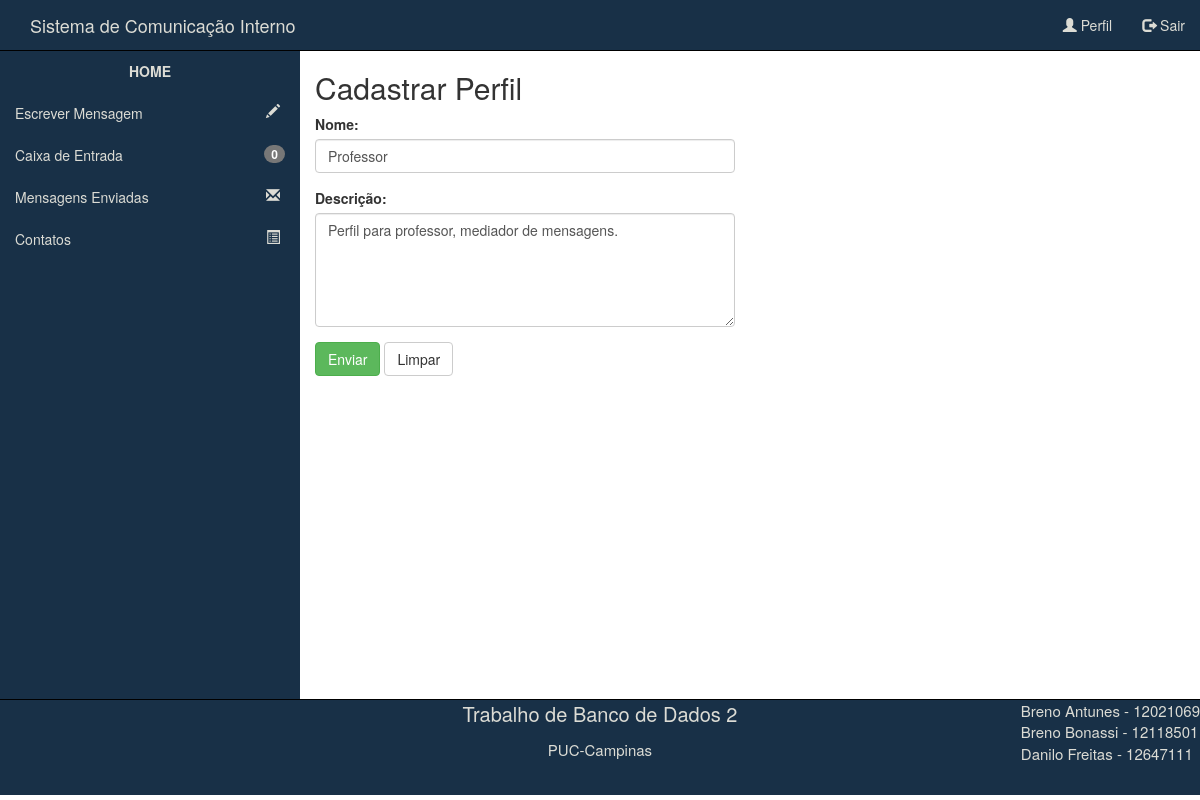
The page /Perfil/edit.php?go=editarPerfil&id=1 on the database as committed earlier.
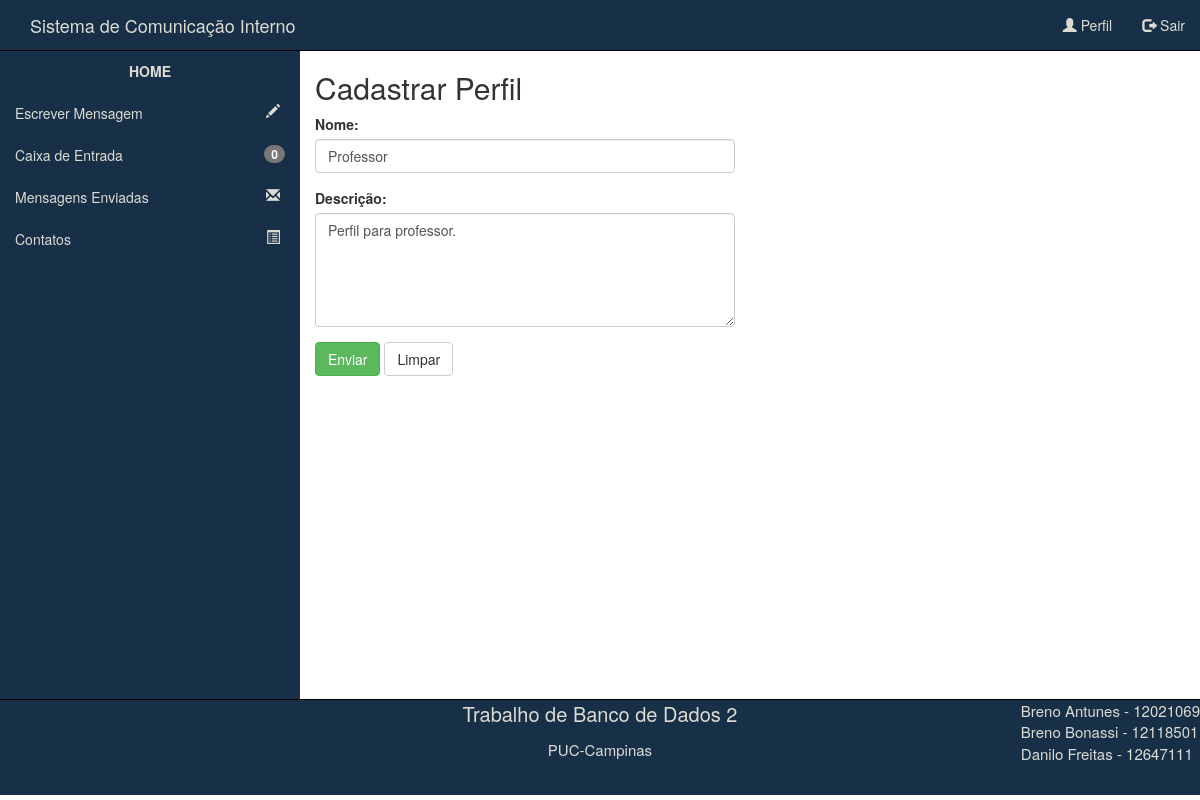
The same page on the database as committed later.
### tables this page shows
CREATE TABLE IF NOT EXISTS `PERFIL` (
  `id_perfil` int(11) NOT NULL,
  `nome_perfil` varchar(75) NOT NULL,
  `descricao_perfil` text
);

### Perfil/edit.php (the view, shortened to what this page needs)
<?php
	$idPerfil = $_GET['id'];
	$sql = mysql_query("SELECT * FROM PERFIL WHERE '$idPerfil'=id_perfil");
	while($linha = mysql_fetch_array($sql)){
		$nomePerfil = $linha['nome_perfil'];
		$descPerfil = $linha['descricao_perfil'];
	}
  		$idUsuario = $_SESSION['id'];
		$consultaMsg = mysql_query("SELECT * FROM MENSAGEM WHERE destinatario='$idUsuario' AND lida = 0") or die(mysql_error());
		$msgsNaoLidas = mysql_num_rows($consultaMsg);
?>
<!DOCTYPE html>
<html lang="pt-br">
<head>
	<link rel="stylesheet" href="../css/bootstrap.css">
	<link rel="stylesheet" href="../css/estilo.css">
	<link rel="stylesheet" href="../css/menuTopoEstilo.css">
	<link rel="stylesheet" href="../css/menuLateralEstilo.css">
</head>
<body>
	<nav class="navbav navbar-default menuSuperior">
		<div class="container-fluid">
			<div class="navbar-header">
				<a class="navbar-brand" id="tituloTopo" href="../index.php">Sistema de Comunicação Interno</a>
			</div>
			<ul class="nav navbar-nav navbar-right">
				<li><a id="opcaoMenuSuperior1" href="../perfil.php"><span class="glyphicon glyphicon-user"></span> Perfil</a></li>
				<li><a id="opcaoMenuSuperior2" href="../login.php"><span class="glyphicon glyphicon-log-out"></span> Sair</a></li>
			</ul>
		</div>
	</nav>
	<div class="container-fluid principal">
		<div class="row linhaPrincipal">
			<nav class="col-md-3 menuLateral">
				<ul class="nav nav-pulls nav-stacked">
						<li>
							<a href="../index.php" id="opcaoMenuLateral0">HOME</a>
						</li>
					    <li>
	                        <a href="../escreverMensagem.php?&go=enviar" id="opcaoMenuLateral1">Escrever Mensagem <span class="glyphicon glyphicon-pencil pull-right icones"></span></a>
	                    </li>
	                    <li>
	                        <a href="../mensagensRecebidas.php" id="opcaoMenuLateral2">Caixa de Entrada <span class="badge pull-right"><?php echo $msgsNaoLidas; ?></span></a>
	                    </li>
	                    <li>
	                        <a href="../mensagensEnviadas.php" id="opcaoMenuLateral3">Mensagens Enviadas <span class="glyphicon glyphicon-envelope pull-right icones"></span></a>
	                    </li>
	                    <li>
	                        <a href="../contatos.php" id="opcaoMenuLateral4">Contatos <span class="glyphicon glyphicon-list-alt pull-right icones"></span></a>
	                    </li>
	                </ul>
			</nav>
			<section class="col-md-9 conteudo">
				<br class="alertaEdicao hidden">
				<h2>Cadastrar Perfil</h2>
				<form class="form form-vertical" method="post" action="?go=alterarPerfil&id=<?php echo $idPerfil; ?>">
					<div class="row" style="border:none;">
						<div class="form-group col-md-6">
							<label for="nome" class="label-control" id="labelNome">Nome:</label>
							<input type="text" class="form-control" name="nome" id="nome" value = "<?php echo $nomePerfil; ?>">
						</div>
					</div>
					<div class="row" style="border:none;">
						<div class="form-group col-md-6">
							<label for="descricao" class="label-control" id="labelDescricao">Descrição:</label>
							<textarea class="form-control" rows="5" name="descricao" id="descricao"><?php echo $descPerfil; ?></textarea>
						</div>
					</div>
					<div class="row" style="border:none;">
						<div class="form-group col-md-3">
							<button class="btn btn-success" id="btnEnviar">Enviar</button>
							<button class="btn btn-default" id="btnLimpar">Limpar</button>
						</div>
					</div>
				</form>
			</section>
		</div>
	</div>
	<div class="container-fluid rodape">
		<footer class="row">
			<div class="col-md-4 conteudoRodape">
				</div>
			<div class="col-md-4 conteudoRodape">
				<p style="font-size:20px">Trabalho de Banco de Dados 2</p>
				<p style="font-size:15px">PUC-Campinas</p>
			</div>
			<div class="col-md-4 conteudoRodape">
				<p class="pull-right text-left"style="font-size:15px">Breno Antunes - 12021069 <br>Breno Bonassi - 12118501 <br>Danilo Freitas - 12647111 </p>
			</div>
		</footer>
	</div>
</body>
</html>

Rows that differ between the two databases and show on the page:
changed perfil "Professor": descricao "Perfil para professor, mediador de mensagens." → "Perfil para professor."
